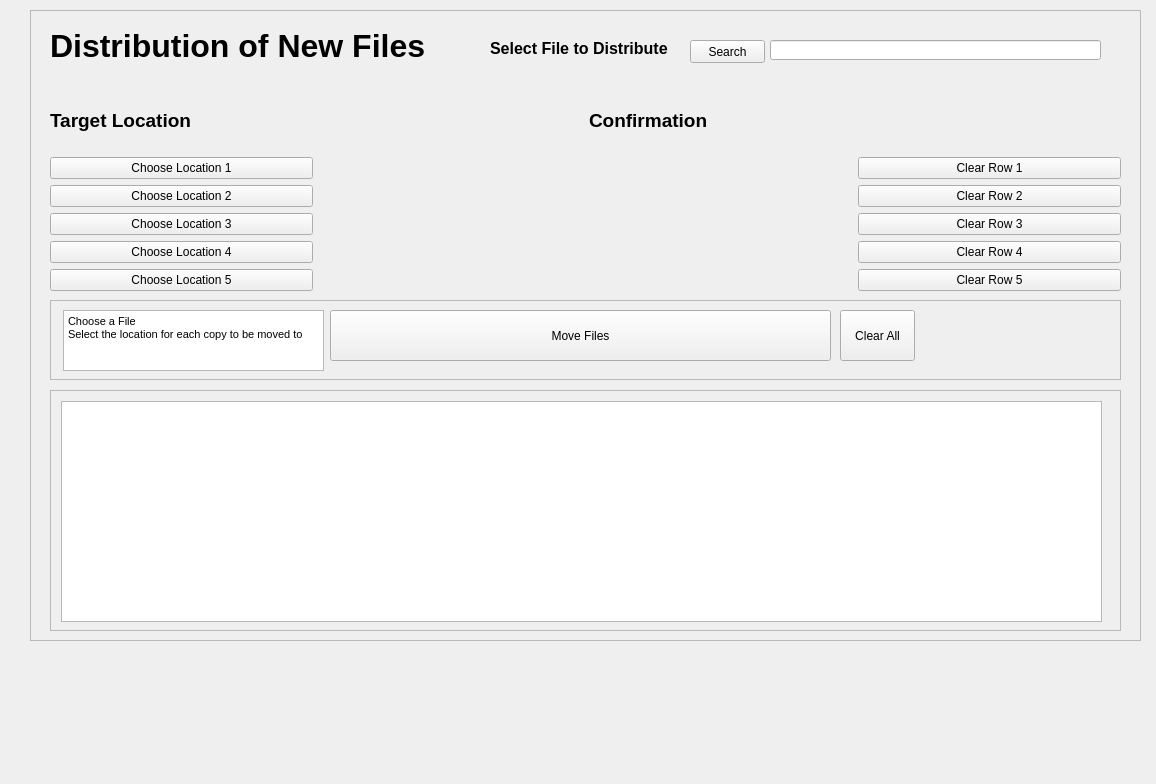
<?xml version="1.0" encoding="UTF-8"?>
<ui version="4.0">
 <class>Form</class>
 <widget class="QWidget" name="Form">
  <property name="geometry">
   <rect>
    <x>0</x>
    <y>0</y>
    <width>1156</width>
    <height>784</height>
   </rect>
  </property>
  <property name="windowTitle">
   <string>Form</string>
  </property>
  <widget class="QFrame" name="frame">
   <property name="geometry">
    <rect>
     <x>30</x>
     <y>10</y>
     <width>1111</width>
     <height>631</height>
    </rect>
   </property>
   <property name="frameShape">
    <enum>QFrame::StyledPanel</enum>
   </property>
   <property name="frameShadow">
    <enum>QFrame::Sunken</enum>
   </property>
   <property name="lineWidth">
    <number>2</number>
   </property>
   <widget class="QLabel" name="label">
    <property name="geometry">
     <rect>
      <x>20</x>
      <y>20</y>
      <width>401</width>
      <height>31</height>
     </rect>
    </property>
    <property name="font">
     <font>
      <pointsize>24</pointsize>
      <weight>75</weight>
      <bold>true</bold>
     </font>
    </property>
    <property name="text">
     <string>Distribution of New Files</string>
    </property>
   </widget>
   <widget class="QFrame" name="frame_2">
    <property name="geometry">
     <rect>
      <x>20</x>
      <y>290</y>
      <width>1071</width>
      <height>80</height>
     </rect>
    </property>
    <property name="frameShape">
     <enum>QFrame::StyledPanel</enum>
    </property>
    <property name="frameShadow">
     <enum>QFrame::Sunken</enum>
    </property>
    <widget class="QPushButton" name="moveButton">
     <property name="geometry">
      <rect>
       <x>280</x>
       <y>10</y>
       <width>501</width>
       <height>51</height>
      </rect>
     </property>
     <property name="text">
      <string>Move Files</string>
     </property>
    </widget>
    <widget class="QTextEdit" name="textEdit">
     <property name="geometry">
      <rect>
       <x>13</x>
       <y>10</y>
       <width>261</width>
       <height>61</height>
      </rect>
     </property>
     <property name="html">
      <string>&lt;!DOCTYPE HTML PUBLIC &quot;-//W3C//DTD HTML 4.0//EN&quot; &quot;http://www.w3.org/TR/REC-html40/strict.dtd&quot;&gt;
&lt;html&gt;&lt;head&gt;&lt;meta name=&quot;qrichtext&quot; content=&quot;1&quot; /&gt;&lt;style type=&quot;text/css&quot;&gt;
p, li { white-space: pre-wrap; }
&lt;/style&gt;&lt;/head&gt;&lt;body style=&quot; font-family:'MS Shell Dlg 2'; font-size:8.25pt; font-weight:400; font-style:normal;&quot;&gt;
&lt;p style=&quot; margin-top:0px; margin-bottom:0px; margin-left:0px; margin-right:0px; -qt-block-indent:0; text-indent:0px;&quot;&gt;Choose a File&lt;/p&gt;
&lt;p style=&quot; margin-top:0px; margin-bottom:0px; margin-left:0px; margin-right:0px; -qt-block-indent:0; text-indent:0px;&quot;&gt;Select the location for each copy to be moved to&lt;/p&gt;&lt;/body&gt;&lt;/html&gt;</string>
     </property>
    </widget>
    <widget class="QPushButton" name="clearAllButton">
     <property name="geometry">
      <rect>
       <x>790</x>
       <y>10</y>
       <width>75</width>
       <height>51</height>
      </rect>
     </property>
     <property name="text">
      <string>Clear All</string>
     </property>
    </widget>
   </widget>
   <widget class="QWidget" name="layoutWidget">
    <property name="geometry">
     <rect>
      <x>20</x>
      <y>80</y>
      <width>1071</width>
      <height>201</height>
     </rect>
    </property>
    <layout class="QGridLayout" name="gridLayout">
     <item row="1" column="0">
      <widget class="QPushButton" name="chLocButton_1">
       <property name="text">
        <string>Choose Location 1</string>
       </property>
      </widget>
     </item>
     <item row="5" column="0">
      <widget class="QPushButton" name="chLocButton_5">
       <property name="text">
        <string>Choose Location 5</string>
       </property>
      </widget>
     </item>
     <item row="2" column="1">
      <widget class="QLabel" name="chLocText_b">
       <property name="font">
        <font>
         <pointsize>12</pointsize>
        </font>
       </property>
       <property name="text">
        <string/>
       </property>
      </widget>
     </item>
     <item row="2" column="2">
      <widget class="QLabel" name="label_10">
       <property name="font">
        <font>
         <pointsize>12</pointsize>
        </font>
       </property>
       <property name="text">
        <string/>
       </property>
      </widget>
     </item>
     <item row="3" column="0">
      <widget class="QPushButton" name="chLocButton_3">
       <property name="text">
        <string>Choose Location 3</string>
       </property>
      </widget>
     </item>
     <item row="4" column="1">
      <widget class="QLabel" name="chLocText_d">
       <property name="font">
        <font>
         <pointsize>12</pointsize>
        </font>
       </property>
       <property name="text">
        <string/>
       </property>
      </widget>
     </item>
     <item row="4" column="2">
      <widget class="QLabel" name="label_16">
       <property name="font">
        <font>
         <pointsize>12</pointsize>
        </font>
       </property>
       <property name="text">
        <string/>
       </property>
      </widget>
     </item>
     <item row="3" column="1">
      <widget class="QLabel" name="chLocText_c">
       <property name="font">
        <font>
         <pointsize>12</pointsize>
        </font>
       </property>
       <property name="text">
        <string/>
       </property>
      </widget>
     </item>
     <item row="3" column="2">
      <widget class="QLabel" name="label_13">
       <property name="font">
        <font>
         <pointsize>12</pointsize>
        </font>
       </property>
       <property name="text">
        <string/>
       </property>
      </widget>
     </item>
     <item row="4" column="0">
      <widget class="QPushButton" name="chLocButton_4">
       <property name="text">
        <string>Choose Location 4</string>
       </property>
      </widget>
     </item>
     <item row="2" column="0">
      <widget class="QPushButton" name="chLocButton_2">
       <property name="text">
        <string>Choose Location 2</string>
       </property>
      </widget>
     </item>
     <item row="1" column="2">
      <widget class="QLabel" name="label_7">
       <property name="font">
        <font>
         <pointsize>12</pointsize>
        </font>
       </property>
       <property name="text">
        <string/>
       </property>
      </widget>
     </item>
     <item row="5" column="1">
      <widget class="QLabel" name="chLocText_e">
       <property name="font">
        <font>
         <pointsize>12</pointsize>
        </font>
       </property>
       <property name="text">
        <string/>
       </property>
      </widget>
     </item>
     <item row="5" column="2">
      <widget class="QLabel" name="label_19">
       <property name="font">
        <font>
         <pointsize>12</pointsize>
        </font>
       </property>
       <property name="text">
        <string/>
       </property>
      </widget>
     </item>
     <item row="0" column="0" colspan="2">
      <widget class="QLabel" name="label_3">
       <property name="font">
        <font>
         <pointsize>14</pointsize>
         <weight>75</weight>
         <bold>true</bold>
        </font>
       </property>
       <property name="text">
        <string>Target Location</string>
       </property>
      </widget>
     </item>
     <item row="0" column="2">
      <widget class="QLabel" name="label_4">
       <property name="font">
        <font>
         <pointsize>14</pointsize>
         <weight>75</weight>
         <bold>true</bold>
        </font>
       </property>
       <property name="text">
        <string>Confirmation</string>
       </property>
      </widget>
     </item>
     <item row="1" column="1">
      <widget class="QLabel" name="chLocText_a">
       <property name="font">
        <font>
         <pointsize>12</pointsize>
        </font>
       </property>
       <property name="text">
        <string/>
       </property>
      </widget>
     </item>
     <item row="1" column="3">
      <widget class="QPushButton" name="clearButton1">
       <property name="text">
        <string>Clear Row 1</string>
       </property>
      </widget>
     </item>
     <item row="2" column="3">
      <widget class="QPushButton" name="clearButton2">
       <property name="text">
        <string>Clear Row 2</string>
       </property>
      </widget>
     </item>
     <item row="3" column="3">
      <widget class="QPushButton" name="clearButton3">
       <property name="text">
        <string>Clear Row 3</string>
       </property>
      </widget>
     </item>
     <item row="4" column="3">
      <widget class="QPushButton" name="clearButton4">
       <property name="text">
        <string>Clear Row 4</string>
       </property>
      </widget>
     </item>
     <item row="5" column="3">
      <widget class="QPushButton" name="clearButton5">
       <property name="text">
        <string>Clear Row 5</string>
       </property>
      </widget>
     </item>
    </layout>
   </widget>
   <widget class="QLabel" name="label_20">
    <property name="geometry">
     <rect>
      <x>460</x>
      <y>30</y>
      <width>201</width>
      <height>16</height>
     </rect>
    </property>
    <property name="font">
     <font>
      <pointsize>12</pointsize>
      <weight>75</weight>
      <bold>true</bold>
     </font>
    </property>
    <property name="text">
     <string>Select File to Distribute</string>
    </property>
   </widget>
   <widget class="QPushButton" name="masterButton">
    <property name="geometry">
     <rect>
      <x>660</x>
      <y>30</y>
      <width>75</width>
      <height>23</height>
     </rect>
    </property>
    <property name="text">
     <string>Search</string>
    </property>
   </widget>
   <widget class="QLineEdit" name="sourceEdit">
    <property name="geometry">
     <rect>
      <x>740</x>
      <y>30</y>
      <width>331</width>
      <height>20</height>
     </rect>
    </property>
   </widget>
   <widget class="QScrollArea" name="scrollArea">
    <property name="geometry">
     <rect>
      <x>20</x>
      <y>380</y>
      <width>1071</width>
      <height>241</height>
     </rect>
    </property>
    <property name="widgetResizable">
     <bool>true</bool>
    </property>
    <widget class="QWidget" name="scrollAreaWidgetContents">
     <property name="geometry">
      <rect>
       <x>0</x>
       <y>0</y>
       <width>1069</width>
       <height>239</height>
      </rect>
     </property>
     <widget class="QTextBrowser" name="textBrowser">
      <property name="geometry">
       <rect>
        <x>10</x>
        <y>10</y>
        <width>1041</width>
        <height>221</height>
       </rect>
      </property>
     </widget>
    </widget>
   </widget>
  </widget>
 </widget>
 <resources/>
 <connections/>
</ui>
